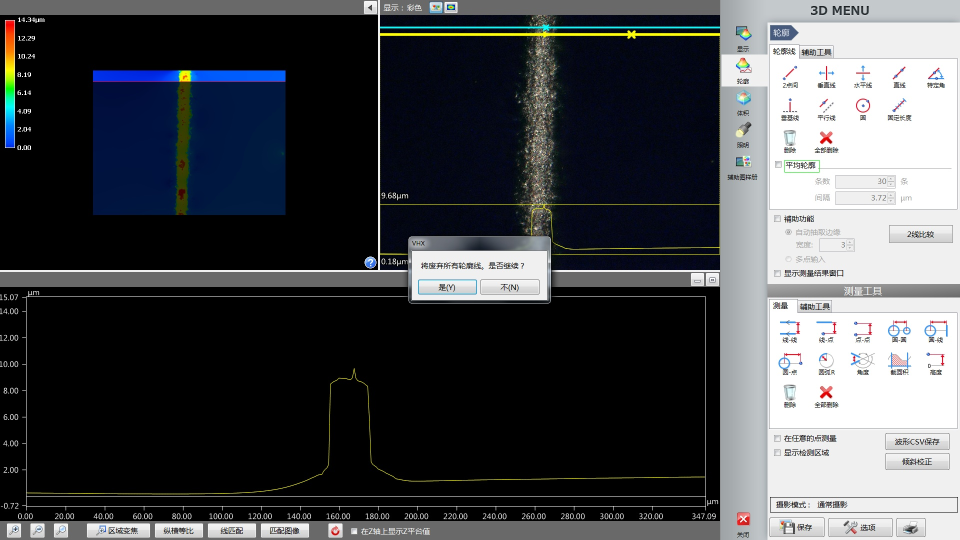
#> input picture someTest/1.jpg, 1920 x 1080 px, found by its file name (shown at 1/2 size)
$ python hsvTest.py
#> lines starting #> are read from the running program, lines starting #| are printed output that depends on the picture; after the words box and inside, x2 and y2 are one past the last pixel; in counts of white or black regions, pixels touching at a corner belong together
import cv2
import numpy as np


# 滑动条的回调函数，获取滑动条位置处的值
def empty(a):
    h_min = cv2.getTrackbarPos("Hue Min", "TrackBars")
    h_max = cv2.getTrackbarPos("Hue Max", "TrackBars")
    s_min = cv2.getTrackbarPos("Sat Min", "TrackBars")
    s_max = cv2.getTrackbarPos("Sat Max", "TrackBars")
    v_min = cv2.getTrackbarPos("Val Min", "TrackBars")
    v_max = cv2.getTrackbarPos("Val Max", "TrackBars")
    print(h_min, h_max, s_min, s_max, v_min, v_max)
    return h_min, h_max, s_min, s_max, v_min, v_max


path = r'../resources4test02/1.jpg'
# path=r'..\resources4test02\line\1.bmp'
# path = 'I:\\microscope\\res01\\savedVideo\\pic\\1.png'
# path='solar_panel05.png'
# 创建一个窗口，放置6个滑动条
cv2.namedWindow("TrackBars", cv2.WINDOW_NORMAL)
cv2.resizeWindow("TrackBars", 640, 240)
cv2.createTrackbar("Hue Min", "TrackBars", 0, 120, empty)
cv2.createTrackbar("Hue Max", "TrackBars", 108, 120, empty)
cv2.createTrackbar("Sat Min", "TrackBars", 0, 255, empty)
cv2.createTrackbar("Sat Max", "TrackBars", 255, 255, empty)
cv2.createTrackbar("Val Min", "TrackBars", 150, 255, empty)
cv2.createTrackbar("Val Max", "TrackBars", 255, 255, empty)

while True:
    img = cv2.imread(path)[:, :1440]
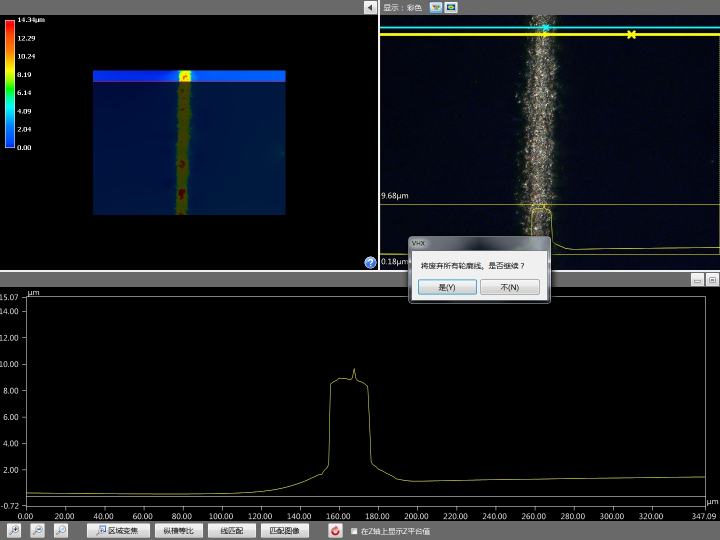
#> img: shape (1080, 1440, 3) (shown at 1/2 size); mean B, G, R 28.9, 24.5, 21.6
    imgHSV = cv2.cvtColor(img, cv2.COLOR_BGR2HSV)
#> imgHSV: shape (1080, 1440, 3); mean H, S, V 34.4, 66.9, 30.9
    # 调用回调函数，获取滑动条的值
    h_min, h_max, s_min, s_max, v_min, v_max = empty(0)
    lower = np.array([h_min, s_min, v_min])
    upper = np.array([h_max, s_max, v_max])
    # 获得指定颜色范围内的掩码
    mask = cv2.inRange(imgHSV, lower, upper)
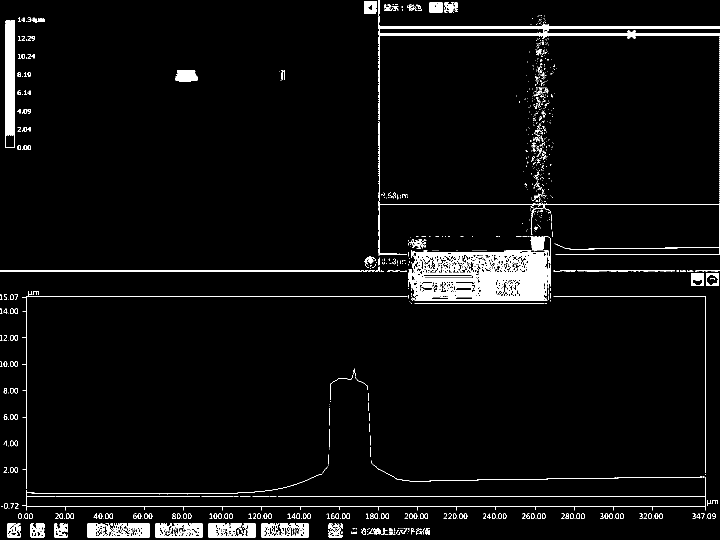
#> mask: shape (1080, 1440) (shown at 1/2 size); 4.4% white; 1127 white regions (879 under 20 px), largest, box (x1, y1, x2, y2) and area: (824, 502, 1095, 600) 16336, (756, 0, 1440, 240) 7797, (10, 40, 30, 296) 4654
    # 对原图图像进行按位与的操作，掩码区域保留
    imgResult = cv2.bitwise_and(img, img, mask=mask)
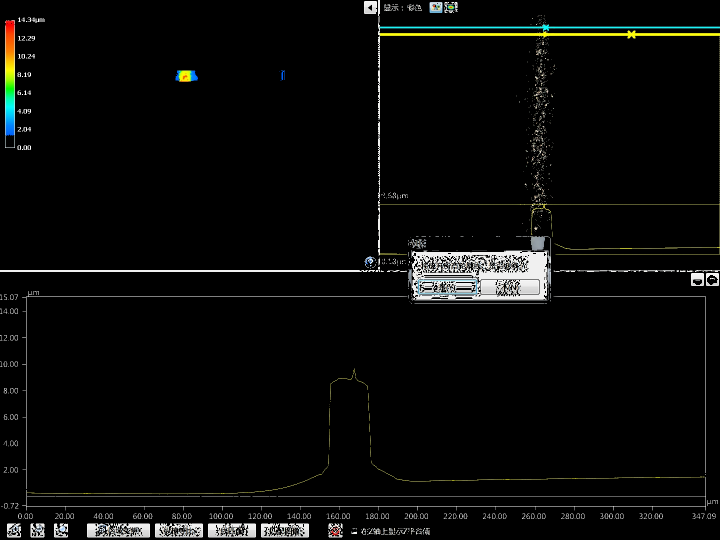
#> imgResult: shape (1080, 1440, 3) (shown at 1/2 size); mean B, G, R 8.7, 9.7, 9.2
    cv2.namedWindow('Mask', cv2.WINDOW_NORMAL)
    cv2.namedWindow('Result', cv2.WINDOW_NORMAL)

    cv2.imshow("Mask", mask)
    cv2.imshow("Result", imgResult)

    cv2.waitKey(1)
# cv2.destroyAllWindows()
